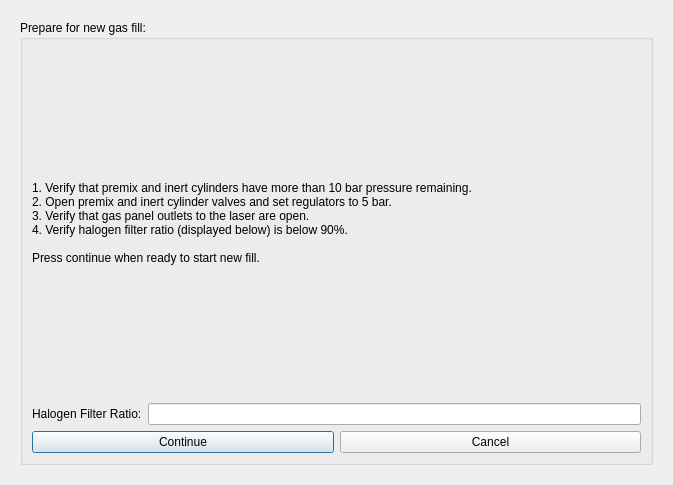
<?xml version="1.0" encoding="UTF-8"?>
<ui version="4.0">
 <class>Dialog</class>
 <widget class="QDialog" name="Dialog">
  <property name="geometry">
   <rect>
    <x>0</x>
    <y>0</y>
    <width>673</width>
    <height>485</height>
   </rect>
  </property>
  <property name="windowTitle">
   <string>Dialog</string>
  </property>
  <layout class="QVBoxLayout" name="verticalLayout">
   <item>
    <widget class="QStackedWidget" name="stackedWidget">
     <property name="currentIndex">
      <number>0</number>
     </property>
     <widget class="QWidget" name="pg_prep">
      <layout class="QVBoxLayout" name="verticalLayout_2">
       <item>
        <widget class="QGroupBox" name="groupBox">
         <property name="title">
          <string>Prepare for new gas fill:</string>
         </property>
         <layout class="QVBoxLayout" name="verticalLayout_3" stretch="1,0,0">
          <item>
           <widget class="QLabel" name="lbl_prep_instruction">
            <property name="text">
             <string>1. Verify that premix and inert cylinders have more than 10 bar pressure remaining.
2. Open premix and inert cylinder valves and set regulators to 5 bar.
3. Verify that gas panel outlets to the laser are open.
4. Verify halogen filter ratio (displayed below) is below 90%.

Press continue when ready to start new fill.</string>
            </property>
            <property name="wordWrap">
             <bool>true</bool>
            </property>
           </widget>
          </item>
          <item>
           <layout class="QFormLayout" name="formLayout">
            <item row="0" column="0">
             <widget class="QLabel" name="lbl_halogen_filter_ratio">
              <property name="text">
               <string>Halogen Filter Ratio:</string>
              </property>
             </widget>
            </item>
            <item row="0" column="1">
             <widget class="QLineEdit" name="line_halogen_filter_ratio"/>
            </item>
           </layout>
          </item>
          <item>
           <layout class="QHBoxLayout" name="horizontalLayout">
            <item>
             <widget class="QPushButton" name="btn_continue_fill">
              <property name="text">
               <string>Continue</string>
              </property>
             </widget>
            </item>
            <item>
             <widget class="QPushButton" name="btn_cancel_fill">
              <property name="text">
               <string>Cancel</string>
              </property>
             </widget>
            </item>
           </layout>
          </item>
         </layout>
        </widget>
       </item>
      </layout>
     </widget>
     <widget class="QWidget" name="pg_running">
      <layout class="QVBoxLayout" name="verticalLayout_4">
       <item>
        <widget class="QGroupBox" name="groupBox_2">
         <property name="title">
          <string>New gas fill in progress:</string>
         </property>
         <layout class="QVBoxLayout" name="verticalLayout_5" stretch="1,0">
          <item>
           <widget class="QLabel" name="lbl_fill_status">
            <property name="font">
             <font>
              <pointsize>14</pointsize>
             </font>
            </property>
            <property name="text">
             <string>New fill procedure started</string>
            </property>
           </widget>
          </item>
          <item>
           <layout class="QFormLayout" name="formLayout_2">
            <item row="1" column="0">
             <widget class="QLabel" name="lbl_tube_press">
              <property name="text">
               <string>Current Tube Pressure:</string>
              </property>
             </widget>
            </item>
            <item row="1" column="1">
             <widget class="QLineEdit" name="line_tube_press"/>
            </item>
            <item row="2" column="0">
             <widget class="QLabel" name="lbl_ice_cancel">
              <property name="text">
               <string>In case of emergency</string>
              </property>
             </widget>
            </item>
            <item row="2" column="1">
             <widget class="QPushButton" name="btn_ice_cancel">
              <property name="text">
               <string>Cancel</string>
              </property>
             </widget>
            </item>
            <item row="0" column="0">
             <widget class="QLabel" name="lbl_laser_status">
              <property name="text">
               <string>Laser Status Readout:</string>
              </property>
             </widget>
            </item>
            <item row="0" column="1">
             <widget class="QLineEdit" name="line_laser_status"/>
            </item>
           </layout>
          </item>
         </layout>
        </widget>
       </item>
      </layout>
     </widget>
    </widget>
   </item>
  </layout>
 </widget>
 <resources/>
 <connections/>
</ui>
